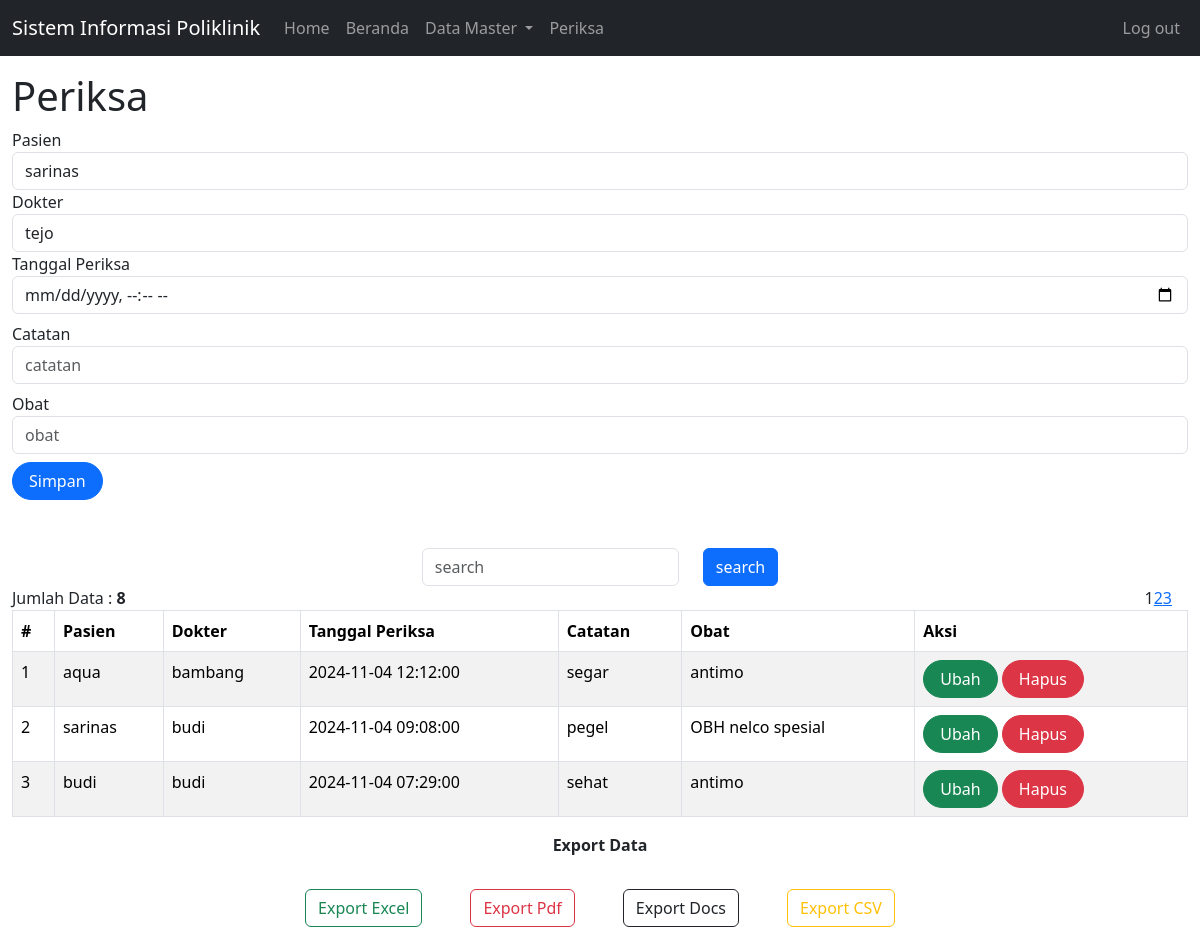
The page /index.php?page=periksa (signed in) on the database its author committed.
### tables this page shows
CREATE TABLE `periksa` (
  `id` int(10) UNSIGNED NOT NULL,
  `id_pasien` int(10) UNSIGNED NOT NULL,
  `id_dokter` int(10) UNSIGNED NOT NULL,
  `tgl_periksa` datetime NOT NULL,
  `catatan` text NOT NULL,
  `obat` varchar(255) NOT NULL
);

CREATE TABLE `pasien` (
  `id` int(10) UNSIGNED NOT NULL,
  `nama` varchar(255) DEFAULT NULL,
  `alamat` varchar(255) DEFAULT NULL,
  `no_hp` varchar(50) DEFAULT NULL
);

CREATE TABLE `dokter` (
  `id` int(10) UNSIGNED NOT NULL,
  `nama` varchar(255) DEFAULT NULL,
  `alamat` varchar(255) DEFAULT NULL,
  `no_hp` varchar(50) DEFAULT NULL,
  `ijin` int(1) NOT NULL
);

### periksa.php (the view, shortened to what this page needs)
<div class="container-xxl mt-3">
<h1>Periksa</h1>
    <form class="form column" method="post" action="" name="myForm" onsubmit="return(validate());">
        <?php
        $id_pasien = '';
        $id_dokter = '';
        $tgl_periksa = null;
        $catatan = '';
        $obat = '';
        ?>
        <div class="col">
            <label for="inputpasien" class="sr-only">
                Pasien
            </label>
            <select class="form-control" id="inputpasien" name="id_pasien">
                <?php
                $selected = '';
                $pasien = mysqli_query($mysqli, "SELECT * FROM pasien");
                while ($data = mysqli_fetch_array($pasien)) {
                    if ($data["id"] == $id_pasien) {
                        $selected = 'selected="selected"';
                    } else {
                        $selected = '';
                    }
                ?>
                    <option value="<?php echo $data['id'] ?>" <?php echo $selected ?>><?php echo $data['nama'] ?></option>
                <?php
                }
                ?>
            </select>
        </div>
        <div class="col">
            <label for="inputDokter" class="sr-only">
                Dokter
            </label>
            <select class="form-control" id="inputDokter" name="id_dokter">
                <?php
                $selected = '';
                $dokter = mysqli_query($mysqli, "SELECT * FROM dokter WHERE ijin = 0");
                while ($data = mysqli_fetch_array($dokter)) {
                    if ($data["id"] == $id_dokter) {
                        $selected = 'selected="selected"';
                    } else {
                        $selected = '';
                    }
                ?>
                    <option value="<?php echo $data['id'] ?>" <?php echo $selected ?>><?php echo $data['nama'] ?></option>
                <?php
                }
                ?>
            </select>
        </div>
        <div class="col mb-2">
            <label for="inputTanggal" class="sr-only">
                Tanggal Periksa
            </label>
            <input type="datetime-local" class="form-control" name="tgl_periksa" id="inputTanggal" placeholder="Tanggal periksa" value="<?php echo $tgl_periksa ?>">
        </div>
        <div class="col mb-2">
            <label for="catatan" class="sr-only">
                Catatan
            </label>
            <input type="text" class="form-control" name="catatan" id="catatan" placeholder="catatan" value="<?php echo $catatan ?>">
        </div>
        <div class="col mb-2">
            <label for="obat" class="sr-only">
                Obat
            </label>
            <input type="text" class="form-control" name="obat" id="obat" placeholder="obat" value="<?php echo $obat ?>">
        </div>
        <div class="col">
            <button type="submit" class="btn btn-primary rounded-pill px-3" name="simpan">Simpan</button>
        </div>
    </form>
    <div class="mb-6 mt-5 ">
        <form action="" class="form-inline d-flex justify-content-center align-items-center mt-2 gap-4" method="post">
            <div class="form-group ">
                <input type="text" name="pencarian" class="form-control" placeholder="search">
            </div>
            <div class="form-group">
                <button class="btn btn-primary" type="submit" class="cari">search</button>
            </div>
        </form>
    </div>
    <?php
    $batas = 3;
    $hal = @$_GET['hal'];
    if (empty($hal)) {
        $posisi = 0;
        $hal = 1;
    } else {
        $posisi = ($hal - 1) * $batas;
    }
    $no = 1;
    if ($_SERVER['REQUEST_METHOD'] == 'POST') {
        $pencarian = trim(mysqli_real_escape_string($mysqli, $_POST['pencarian']));
        if ($pencarian != '') {
            $sql = "SELECT pr.*, d.nama AS 'nama_dokter', p.nama AS 'nama_pasien'
            FROM periksa pr
            LEFT JOIN dokter d ON (pr.id_dokter = d.id)
            LEFT JOIN pasien p ON (pr.id_pasien = p.id)
            WHERE p.nama LIKE '%$pencarian%'
            ORDER BY pr.tgl_periksa DESC";
            $query = $sql;
            $queryJml = $sql;
        } else {
            $query = "SELECT pr.*,d.nama as 'nama_dokter', p.nama as 'nama_pasien' FROM periksa pr LEFT JOIN dokter d ON (pr.id_dokter=d.id) LEFT JOIN pasien p ON (pr.id_pasien=p.id) ORDER BY pr.tgl_periksa DESC LIMIT $posisi,$batas";
            $queryJml = "SELECT pr.*,d.nama as 'nama_dokter', p.nama as 'nama_pasien' FROM periksa pr LEFT JOIN dokter d ON (pr.id_dokter=d.id) LEFT JOIN pasien p ON (pr.id_pasien=p.id)";
            $no = $posisi + 1;
        }
    } else {
        $query = "SELECT pr.*,d.nama as 'nama_dokter', p.nama as 'nama_pasien' FROM periksa pr LEFT JOIN dokter d ON (pr.id_dokter=d.id) LEFT JOIN pasien p ON (pr.id_pasien=p.id) ORDER BY pr.tgl_periksa DESC LIMIT $posisi,$batas";
        $queryJml = "SELECT pr.*,d.nama as 'nama_dokter', p.nama as 'nama_pasien' FROM periksa pr LEFT JOIN dokter d ON (pr.id_dokter=d.id) LEFT JOIN pasien p ON (pr.id_pasien=p.id)";
        $no = $posisi + 1;
    }
    ?>
    <table class="table table-hover table-striped table-bordered">
        <thead>
            <tr>
                <th scope="col">#</th>
                <th scope="col">Pasien</th>
                <th scope="col">Dokter</th>
                <th scope="col">Tanggal Periksa</th>
                <th scope="col">Catatan</th>
                <th scope="col">Obat</th>
                <th scope="col">Aksi</th>
            </tr>
        </thead>
        <tbody>
            <?php
            $result = mysqli_query($mysqli, $query);
            while ($data = mysqli_fetch_array($result)) {
            ?>
                <tr>
                    <td><?php echo $no++ ?></td>
                    <td><?php echo $data['nama_pasien'] ?></td>
                    <td><?php echo $data['nama_dokter'] ?></td>
                    <td><?php echo $data['tgl_periksa'] ?></td>
                    <td><?php echo $data['catatan'] ?></td>
                    <td><?php echo $data['obat'] ?></td>
                    <td>
                        <a class="btn btn-success rounded-pill px-3" href="index.php?page=periksa&id=<?php echo $data['id'] ?>">Ubah</a>
                        <a class="btn btn-danger rounded-pill px-3" href="index.php?page=periksa&id=<?php echo $data['id'] ?>&aksi=hapus">Hapus </a>
                    </td>
                </tr>
            <?php
            }
            ?>
            <?php
            $pencarian = isset($_POST['pencarian']) ? trim(mysqli_real_escape_string($mysqli, $_POST['pencarian'])) : '';
            if ($pencarian == '') { ?>
                <div style="float: left;">
                    <?php
                    $jml = mysqli_num_rows(mysqli_query($mysqli, $queryJml));
                    echo "Jumlah Data : <b>$jml</b>";
                    ?>
                </div>
                <div style="float: right;" class="me-3">
                    <ul class="pagination pagination-sm" style="margin: 0;">
                    <?php
                    $jml_hal = ceil($jml / $batas);
                    for ($i = 1; $i <= $jml_hal; $i++) {
                        if ($i != $hal) {
                            echo "<li><a href=\"index.php?page=periksa&hal=$i\">$i</a></li>";
                        } else {
                            echo "<li class=\"active\"><a>$i</a></li>";
                        }
                    }
                }
                    ?>
        </tbody>
    </table>
    <p class="text-center mt-3 fw-bold">Export Data</p>
    <div class="d-flex flex-row gap-3 justify-content-center">
        <a class="btn btn-outline-success m-3" nama="cetak_excel" href="cetak_excel.php?tabel=periksa" target="_blank">Export Excel</a>
        <a class="btn btn-outline-danger m-3" nama="cetak_Pdf" href="cetak_pdf.php?tabel=periksa" target="_blank">Export Pdf</a>
        <a class="btn btn-outline-dark m-3" nama="cetak" href="cetak_docs.php?tabel=periksa" target="_blank">Export Docs</a>
        <a class="btn btn-outline-warning m-3" nama="cetak" href="cetak_csv.php?tabel=periksa" target="_blank">Export CSV</a>
    </div>
</div>

### index.php (shortened to what this page needs)
<!DOCTYPE html>
<html lang="en">
<head>
    <link
        rel="stylesheet"
        href="./bootstrap-5.3.3-dist/css/bootstrap.min.css" />
    <link rel="stylesheet" href="./bootstrap-icons-1.11.3/font/bootstrap-icons.min.css">
    <link rel="stylesheet" href="style.css">
</head>
<body>
    <nav class="navbar navbar-expand-lg navbar-dark bg-dark sticky-top">
        <div class="container-fluid">
            <a class="navbar-brand" href="#">Sistem Informasi Poliklinik</a>
            <div class="collapse navbar-collapse" id="navbarNavDropdown">
                <ul class="navbar-nav me-auto">
                    <li class="nav-item">
                        <a class="nav-link" aria-current="page" href="index.php">Home</a>
                    </li>
                    <li class="nav-item">
                        <a class="nav-link" aria-current="page" href="index.php?page=beranda">Beranda</a>
                    </li>
                    <li class="nav-item dropdown">
                        <a class="nav-link dropdown-toggle" href="#" role="button" data-bs-toggle="dropdown" aria-expanded="false">
                            Data Master
                        </a>
                    </li>
                    <li class="nav-item">
                        <a class="nav-link" href="index.php?page=periksa">Periksa</a>
                    </li>
                </ul>
                <?php
                if ($_SESSION['login'] === 1) { ?>
                    <ul class="navbar-nav ms-auto">
                        <li class="nav-item">
                            <a class="nav-link" href="index.php?page=Logout">Log out</a>
                        </li>
                    </ul>
                <?php
                }
                ?>
            </div>
        </div>
    </nav>
    <main>
        <?php
        if (isset($_GET['page'])) {
            include($_GET['page'] . ".php");
        }
        ?>
    </main>
</body>
</html>

### style.css (style rules this page uses)
:root { --primary: #406f73; --secondary: #79d1d9; --neutral: #d2a4b0; --accent: #ffdce5; }

### rows shown on the page
periksa: id_pasien.nama "aqua", id_dokter.nama "bambang", tgl_periksa "2024-11-04 12:12:00", catatan "segar", obat "antimo"
periksa: id_pasien.nama "sarinas", id_dokter.nama "budi", tgl_periksa "2024-11-04 09:08:00", catatan "pegel", obat "OBH nelco spesial"
periksa: id_pasien.nama "budi", id_dokter.nama "budi", tgl_periksa "2024-11-04 07:29:00", catatan "sehat", obat "antimo"

### other values the page prints
$jml "8"
form field id_pasien "sarinas"
form field id_dokter "tejo"
